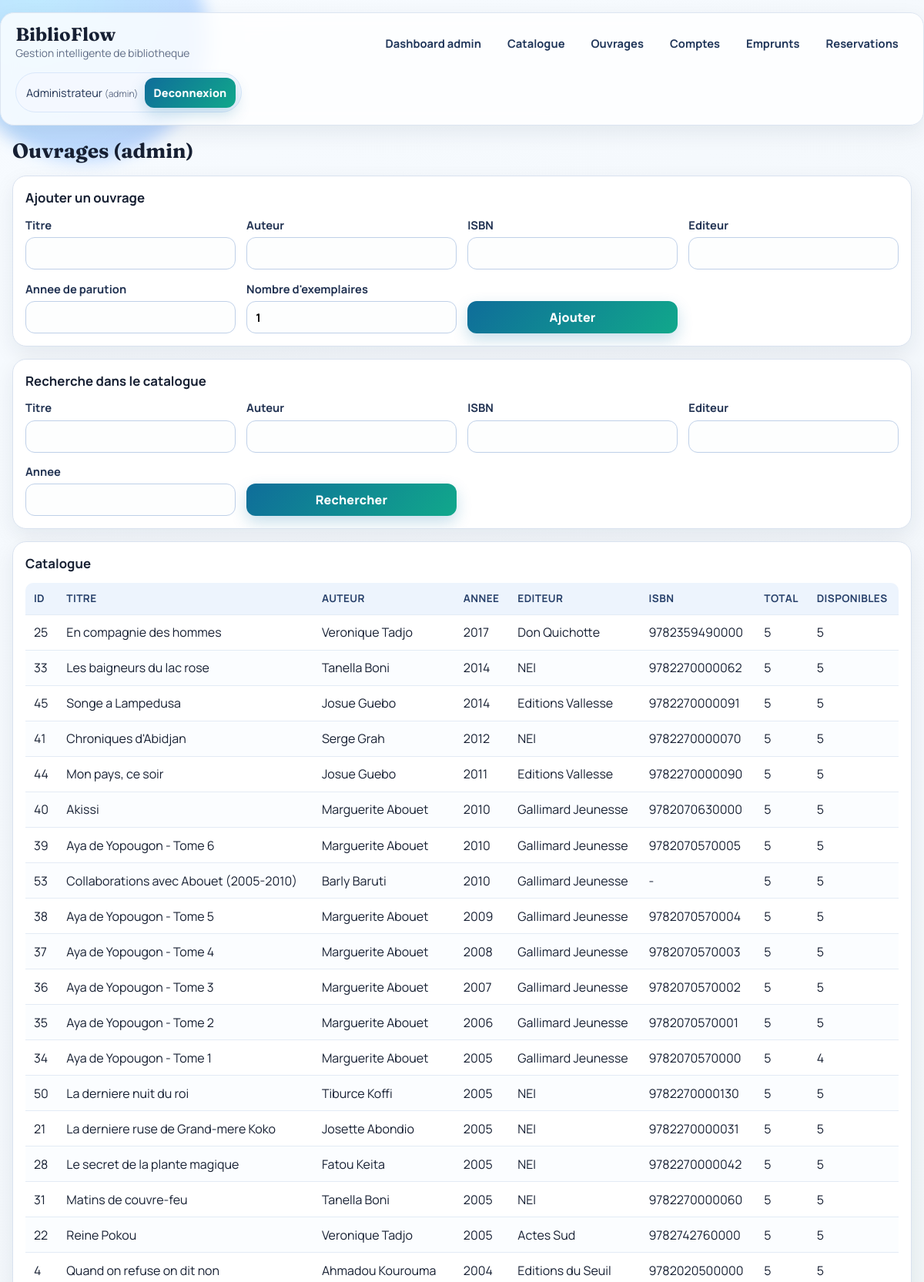
/books (signed in, upper part), run on the app's committed database.
### tables this page shows
CREATE TABLE users (
                id INTEGER PRIMARY KEY AUTOINCREMENT,
                full_name TEXT NOT NULL,
                email TEXT UNIQUE NOT NULL,
                phone TEXT,
                user_type TEXT NOT NULL DEFAULT 'adherent'
            , role TEXT NOT NULL DEFAULT 'user', password_hash TEXT);

CREATE TABLE books (
                id INTEGER PRIMARY KEY AUTOINCREMENT,
                title TEXT NOT NULL,
                author TEXT NOT NULL,
                isbn TEXT UNIQUE,
                total_copies INTEGER NOT NULL CHECK(total_copies >= 0),
                available_copies INTEGER NOT NULL CHECK(available_copies >= 0)
            , publisher TEXT, publication_year INTEGER);

### app.py (the view, shortened to what this page needs)
@app.route("/books", methods=["GET", "POST"])
@admin_required
def books():
    filters = {
        "title": request.args.get("title", "").strip(),
        "author": request.args.get("author", "").strip(),
        "isbn": request.args.get("isbn", "").strip(),
        "publisher": request.args.get("publisher", "").strip(),
        "publication_year": request.args.get("publication_year", "").strip(),
    }
    with get_db_connection() as conn:
        all_books = search_books(conn, **filters)
    return render_template("books.html", books=all_books, filters=filters)

### app.py (called while the page is built)
def get_db_connection() -> sqlite3.Connection:
    conn = sqlite3.connect(DB_PATH)
    conn.row_factory = sqlite3.Row
    conn.execute("PRAGMA foreign_keys = ON")
    return conn

def get_current_user() -> Optional[sqlite3.Row]:
    user_id = session.get("user_id")
    if not user_id:
        return None
    with get_db_connection() as conn:
        return conn.execute("SELECT * FROM users WHERE id = ?", (user_id,)).fetchone()

def login_required(view):
    @wraps(view)
    def wrapped(*args, **kwargs):
        if not session.get("user_id"):
            flash("Veuillez vous connecter.", "error")
            return redirect(url_for("login"))
        return view(*args, **kwargs)
    return wrapped

def admin_required(view):
    @wraps(view)
    @login_required
    def wrapped(*args, **kwargs):
        user = get_current_user()
        if user is None or user["role"] != "admin":
            flash("Acces reserve a l'administrateur.", "error")
            return redirect(url_for("user_dashboard"))
        return view(*args, **kwargs)
    return wrapped

@app.context_processor
def inject_user():
    return {"session_user": get_current_user()}

### templates/books.html
{% extends "base.html" %}
{% block content %}
<h2>Ouvrages (admin)</h2>
<section class="card">
    <h3>Ajouter un ouvrage</h3>
    <form method="post" class="grid-form">
        <label>Titre
            <input name="title" required>
        </label>
        <label>Auteur
            <input name="author" required>
        </label>
        <label>ISBN
            <input name="isbn">
        </label>
        <label>Editeur
            <input name="publisher">
        </label>
        <label>Annee de parution
            <input name="publication_year" type="number" min="0">
        </label>
        <label>Nombre d'exemplaires
            <input name="total_copies" type="number" min="1" value="1" required>
        </label>
        <button type="submit">Ajouter</button>
    </form>
</section>
<section class="card">
    <h3>Recherche dans le catalogue</h3>
    <form method="get" class="grid-form">
        <label>Titre
            <input name="title" value="{{ filters.title }}">
        </label>
        <label>Auteur
            <input name="author" value="{{ filters.author }}">
        </label>
        <label>ISBN
            <input name="isbn" value="{{ filters.isbn }}">
        </label>
        <label>Editeur
            <input name="publisher" value="{{ filters.publisher }}">
        </label>
        <label>Annee
            <input name="publication_year" value="{{ filters.publication_year }}">
        </label>
        <button type="submit">Rechercher</button>
    </form>
</section>
<section class="card">
    <h3>Catalogue</h3>
    <table>
        <thead>
        <tr><th>ID</th><th>Titre</th><th>Auteur</th><th>Annee</th><th>Editeur</th><th>ISBN</th><th>Total</th><th>Disponibles</th></tr>
        </thead>
        <tbody>
        {% for book in books %}
        <tr>
            <td>{{ book.id }}</td>
            <td>{{ book.title }}</td>
            <td>{{ book.author }}</td>
            <td>{{ book.publication_year or '-' }}</td>
            <td>{{ book.publisher or '-' }}</td>
            <td>{{ book.isbn or '-' }}</td>
            <td>{{ book.total_copies }}</td>
            <td>{{ book.available_copies }}</td>
        </tr>
        {% else %}
        <tr><td colspan="8">Aucun ouvrage.</td></tr>
        {% endfor %}
        </tbody>
    </table>
</section>
{% endblock %}

### templates/base.html (shortened to what this page needs)
<!DOCTYPE html>
<html lang="fr">
<head>
    <link rel="stylesheet" href="{{ url_for('static', filename='style.css') }}">
</head>
<body>
<header class="topbar">
    <div class="brand-block">
        <a class="brand" href="{{ url_for('home') }}">BiblioFlow</a>
        <p>Gestion intelligente de bibliotheque</p>
    </div>
    {% if session_user %}
    <nav class="main-nav">
        {% if session_user.role == 'admin' %}
        <a href="{{ url_for('admin_dashboard') }}">Dashboard admin</a>
        <a href="{{ url_for('catalog') }}">Catalogue</a>
        <a href="{{ url_for('books') }}">Ouvrages</a>
        <a href="{{ url_for('users') }}">Comptes</a>
        <a href="{{ url_for('loans') }}">Emprunts</a>
        <a href="{{ url_for('reservations') }}">Reservations</a>
        {% else %}
        <a href="{{ url_for('user_dashboard') }}">Mon dashboard</a>
        <a href="{{ url_for('catalog') }}">Catalogue</a>
        {% endif %}
    </nav>
    <div class="session-box">
        <span>{{ session_user.full_name }} <small>({{ session_user.role }})</small></span>
        <form method="post" action="{{ url_for('logout') }}">
            <button type="submit">Deconnexion</button>
        </form>
    </div>
    {% endif %}
</header>
<main class="container">
    {% block content %}{% endblock %}
</main>
</body>
</html>

### static/style.css (style rules this page uses)
:root { --bg: #f3f7fb; --surface: #ffffffcc; --surface-strong: #ffffff; --ink: #172033; --muted: #5f6c85; --brand: #0f6d9a; --brand-2: #11a88b; --line: #d9e2ef; --ok-bg: #def7ec; --ok-ink: #0d7b55; --error-bg: #fee2e8; --error-ink: #b42341; --shadow-lg: 0 18px 48px rgba(23, 32, 51, 0.11); --shadow-md: 0 10px 28px rgba(17, 34, 68, 0.08); --radius-lg: 18px; --radius-md: 12px; }
* { box-sizing: border-box; }
body { margin: 0; font-family: "Manrope", "Segoe UI", Tahoma, sans-serif; color: var(--ink); background: linear-gradient(140deg, #f7fbff 0%, var(--bg) 45%, #ecf5f0 100%); min-height: 100vh; }
.topbar { max-width: 1200px; margin: 1rem auto 0; padding: 1rem 1.2rem; border: 1px solid #dce5f1; border-radius: var(--radius-lg); background: var(--surface); backdrop-filter: blur(10px); box-shadow: var(--shadow-md); display: flex; flex-wrap: wrap; gap: 1rem; align-items: center; justify-content: space-between; }
.brand-block { display: flex; flex-direction: column; gap: 0.15rem; }
.brand { text-decoration: none; color: var(--ink); font-family: "Fraunces", Georgia, serif; font-size: 1.5rem; font-weight: 700; line-height: 1; }
.brand-block p { margin: 0; color: var(--muted); font-size: 0.86rem; }
.main-nav { display: flex; flex-wrap: wrap; gap: 0.5rem; }
.main-nav a { text-decoration: none; color: #1f3559; font-weight: 700; font-size: 0.92rem; padding: 0.5rem 0.75rem; border-radius: 999px; border: 1px solid transparent; transition: all 0.2s ease; }
.session-box { display: flex; align-items: center; gap: 0.55rem; font-size: 0.9rem; color: #223454; background: #f4f8ff; border: 1px solid #d9e7fa; border-radius: 999px; padding: 0.35rem 0.45rem 0.35rem 0.8rem; }
.session-box small { color: var(--muted); }
.container { max-width: 1200px; margin: 1rem auto 0; padding: 0 1rem 2rem; }
h2 { font-family: "Fraunces", Georgia, serif; margin: 0 0 1rem; font-size: clamp(1.45rem, 2.2vw, 2rem); }
h3 { margin: 0 0 0.85rem; font-size: 1.05rem; }
.card { background: var(--surface-strong); border: 1px solid var(--line); border-radius: var(--radius-lg); padding: 1rem; margin-bottom: 1rem; box-shadow: var(--shadow-md); overflow-x: auto; }
.grid-form { display: grid; grid-template-columns: repeat(auto-fit, minmax(220px, 1fr)); gap: 0.9rem; align-items: end; }
label { display: flex; flex-direction: column; gap: 0.4rem; font-size: 0.92rem; font-weight: 700; color: #213252; }
input, select, button { padding: 0.62rem 0.7rem; border-radius: var(--radius-md); border: 1px solid #bfd0e8; font: inherit; }
input, select { background: #fdfefe; }
button { border: none; background: linear-gradient(130deg, var(--brand), var(--brand-2)); color: #fff; font-weight: 800; letter-spacing: 0.01em; cursor: pointer; box-shadow: 0 8px 20px rgba(17, 117, 168, 0.24); transition: transform 0.18s ease, box-shadow 0.18s ease; }
table { width: 100%; border-collapse: collapse; min-width: 700px; border-radius: 10px; overflow: hidden; }
thead th { background: #edf4fd; color: #28416b; font-size: 0.85rem; text-transform: uppercase; letter-spacing: 0.03em; }
th, td { padding: 0.72rem 0.68rem; border-bottom: 1px solid #e3ebf5; text-align: left; vertical-align: top; }
tbody tr:nth-child(even) { background: #fbfdff; }

### data on the page
users: full_name "Administrateur", role "admin"
books: id "25", title "En compagnie des hommes", author "Veronique Tadjo", publication_year "2017", publisher "Don Quichotte", isbn "9782359490000", total_copies "5", available_copies "5"
books: id "33", title "Les baigneurs du lac rose", author "Tanella Boni", publication_year "2014", publisher "NEI", isbn "9782270000062", total_copies "5", available_copies "5"
books: id "45", title "Songe a Lampedusa", author "Josue Guebo", publication_year "2014", publisher "Editions Vallesse", isbn "9782270000091", total_copies "5", available_copies "5"
books: id "41", title "Chroniques d'Abidjan", author "Serge Grah", publication_year "2012", publisher "NEI", isbn "9782270000070", total_copies "5", available_copies "5"
books: id "44", title "Mon pays, ce soir", author "Josue Guebo", publication_year "2011", publisher "Editions Vallesse", isbn "9782270000090", total_copies "5", available_copies "5"
books: id "40", title "Akissi", author "Marguerite Abouet", publication_year "2010", publisher "Gallimard Jeunesse", isbn "9782070630000", total_copies "5", available_copies "5"
books: id "39", title "Aya de Yopougon - Tome 6", author "Marguerite Abouet", publication_year "2010", publisher "Gallimard Jeunesse", isbn "9782070570005", total_copies "5", available_copies "5"
books: id "53", title "Collaborations avec Abouet (2005-2010)", author "Barly Baruti", publication_year "2010", publisher "Gallimard Jeunesse", isbn "-", total_copies "5", available_copies "5"
books: id "38", title "Aya de Yopougon - Tome 5", author "Marguerite Abouet", publication_year "2009", publisher "Gallimard Jeunesse", isbn "9782070570004", total_copies "5", available_copies "5"
books: id "37", title "Aya de Yopougon - Tome 4", author "Marguerite Abouet", publication_year "2008", publisher "Gallimard Jeunesse", isbn "9782070570003", total_copies "5", available_copies "5"
books: id "36", title "Aya de Yopougon - Tome 3", author "Marguerite Abouet", publication_year "2007", publisher "Gallimard Jeunesse", isbn "9782070570002", total_copies "5", available_copies "5"
books: id "35", title "Aya de Yopougon - Tome 2", author "Marguerite Abouet", publication_year "2006", publisher "Gallimard Jeunesse", isbn "9782070570001", total_copies "5", available_copies "5"
books: id "34", title "Aya de Yopougon - Tome 1", author "Marguerite Abouet", publication_year "2005", publisher "Gallimard Jeunesse", isbn "9782070570000", total_copies "5", available_copies "4"
books: id "50", title "La derniere nuit du roi", author "Tiburce Koffi", publication_year "2005", publisher "NEI", isbn "9782270000130", total_copies "5", available_copies "5"
books: id "21", title "La derniere ruse de Grand-mere Koko", author "Josette Abondio", publication_year "2005", publisher "NEI", isbn "9782270000031", total_copies "5", available_copies "5"
books: id "28", title "Le secret de la plante magique", author "Fatou Keita", publication_year "2005", publisher "NEI", isbn "9782270000042", total_copies "5", available_copies "5"
books: id "31", title "Matins de couvre-feu", author "Tanella Boni", publication_year "2005", publisher "NEI", isbn "9782270000060", total_copies "5", available_copies "5"
books: id "22", title "Reine Pokou", author "Veronique Tadjo", publication_year "2005", publisher "Actes Sud", isbn "9782742760000", total_copies "5", available_copies "5"
books: id "4", title "Quand on refuse on dit non", author "Ahmadou Kourouma", publication_year "2004", publisher "Editions du Seuil", isbn "9782020500000", total_copies "5", available_copies "5"
